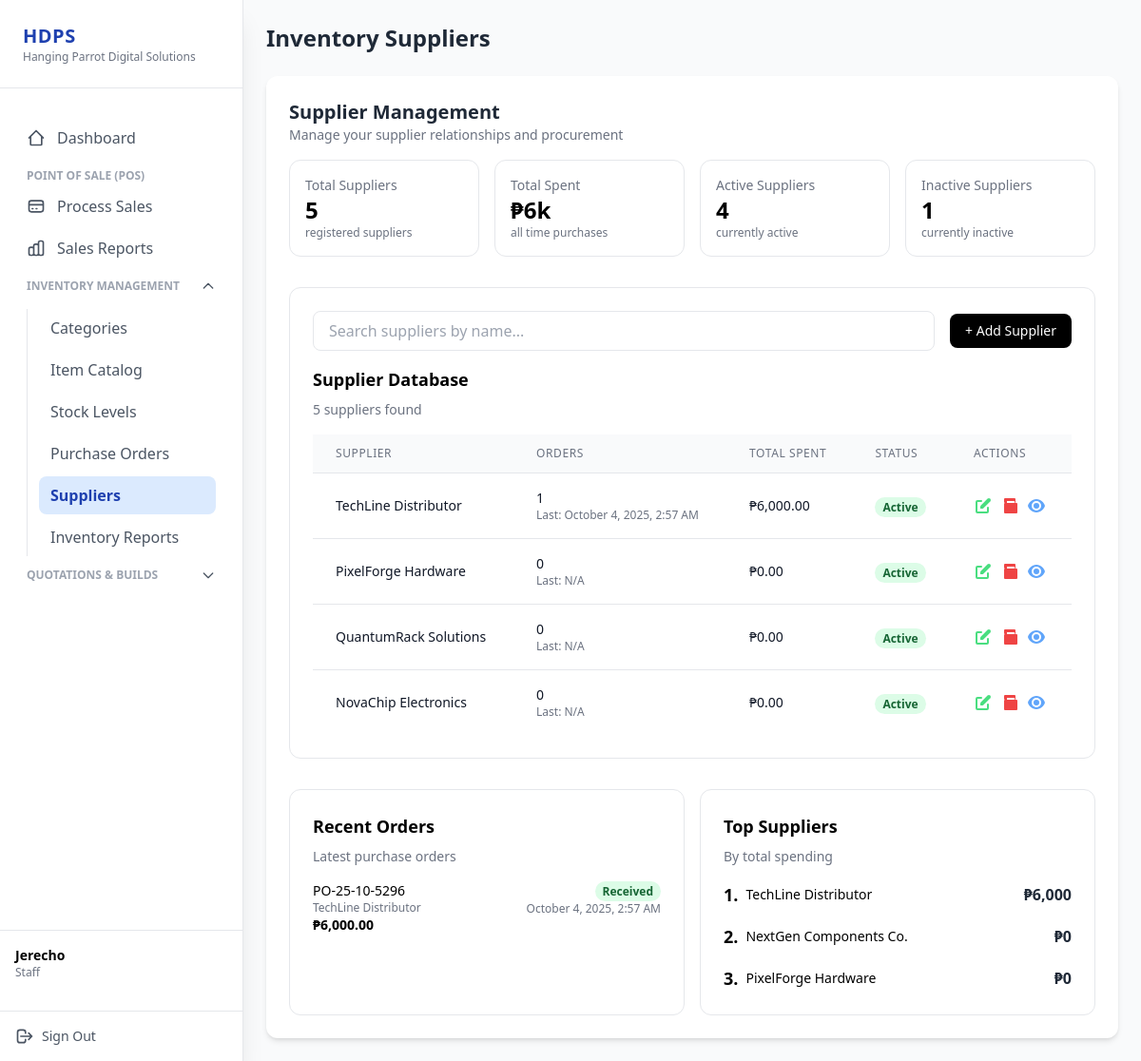
The page /suppliers.php (signed in) on the database as committed earlier.
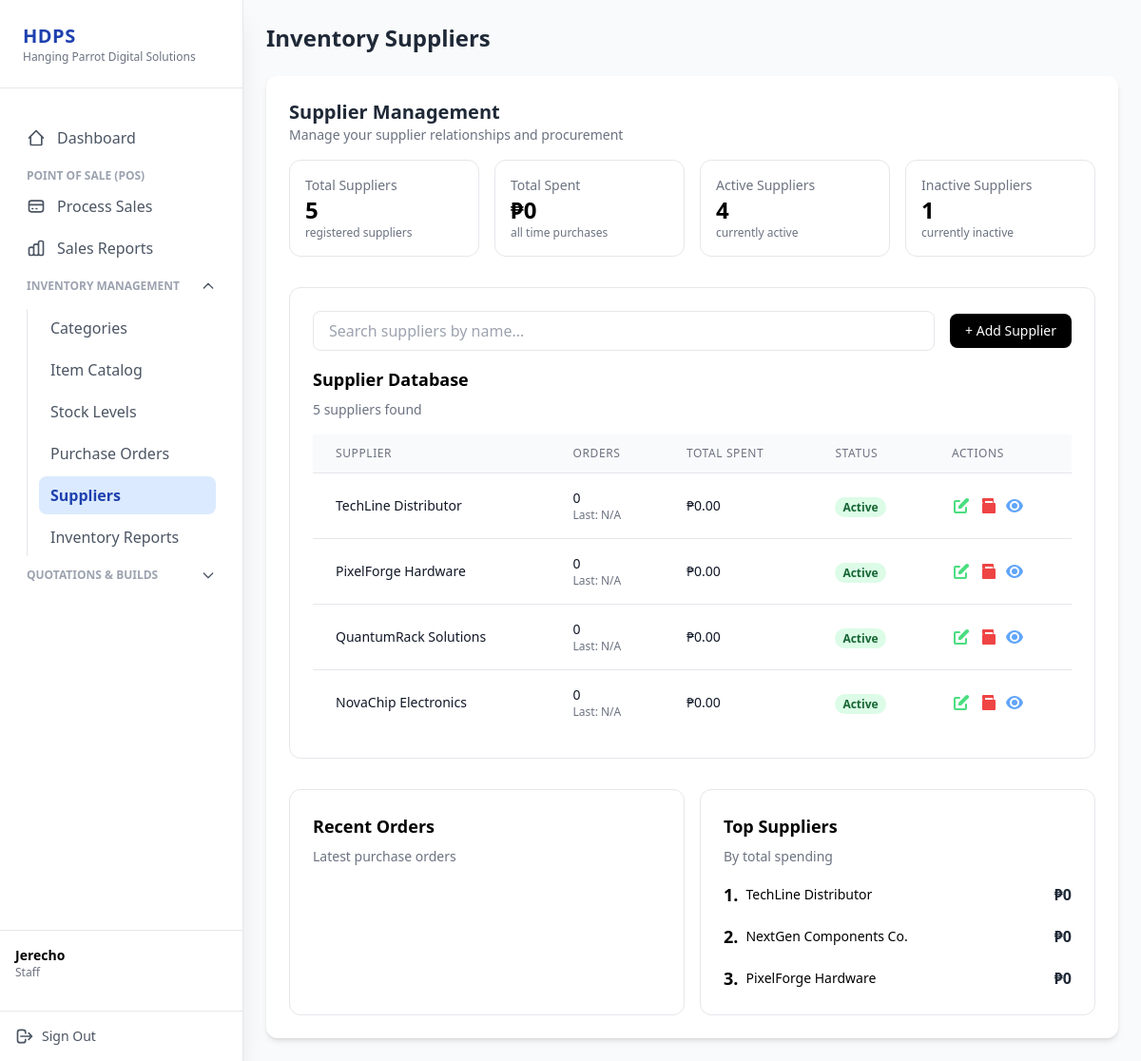
The same page on the database as committed later.
### tables this page shows
CREATE TABLE `suppliers` (
  `supplier_id` int(11) NOT NULL,
  `supplier_name` varchar(100) NOT NULL,
  `contact_number` varchar(20) DEFAULT NULL,
  `email` varchar(100) DEFAULT NULL,
  `status` tinyint(1) DEFAULT 1
);

CREATE TABLE `purchase_orders` (
  `purchase_order_id` int(11) NOT NULL,
  `po_number` varchar(80) NOT NULL,
  `supplier_id` int(11) NOT NULL,
  `grand_total` decimal(10,2) DEFAULT 0.00,
  `status` enum('Ordered','Received','Cancelled') DEFAULT 'Ordered',
  `date` datetime DEFAULT current_timestamp(),
  `created_by` int(11) NOT NULL,
  `is_active` tinyint(1) NOT NULL DEFAULT 1
);

### database/database.php (called while the page is built, shortened)
<?php
class Database
{
    private $serverName = ("mysql:host=localhost;dbname=computer_store");
    private $userName = ("root");
    private $userPass = ("");
    private $fetchDefault = array(PDO::ATTR_DEFAULT_FETCH_MODE => PDO::FETCH_ASSOC);
    protected $conn;
    public function conn()
    {
        if ($this->conn instanceof PDO) {
            return $this->conn;
        }
        try {
            $this->conn = new PDO(
                $this->serverName,
                $this->userName,
                $this->userPass,
                $this->fetchDefault
            );
            $this->conn->setAttribute(PDO::ATTR_ERRMODE, PDO::ERRMODE_EXCEPTION);
            return $this->conn;
        } catch (PDOException $e) {
            die("Database connection error: " . $e->getMessage());
        }
    }
    public function select_suppliers()
    {
        $sql = $this->conn()->prepare("
        SELECT
            s.*,
            COUNT(po.purchase_order_id) AS order_count,
            COALESCE(SUM(CASE WHEN po.status = 'Received' THEN po.grand_total ELSE 0 END), 0) AS total_spent,
            MAX(po.date) AS last_order_date
        FROM suppliers s
        LEFT JOIN purchase_orders po ON s.supplier_id = po.supplier_id
        GROUP BY s.supplier_id
    ");
        $sql->execute();
        $suppliers = $sql->fetchAll(PDO::FETCH_ASSOC);
        return $suppliers;
    }
    public function select_purchase_orders()
    {
        $sql = $this->conn()->prepare("
            SELECT
                po.*,
                s.supplier_name
            FROM
                purchase_orders po
            JOIN
                suppliers s ON po.supplier_id = s.supplier_id
        ");
        $sql->execute();
        $purchase_orders = $sql->fetchAll();
        return $purchase_orders;
    }
}
$database = new Database();

### suppliers.php (the view, shortened to what the changed rows need)
<?php
include "database/database.php";
$database->login_session();
$database->create_supplier();
$database->update_supplier();
$database->archive_supplier();
$suppliers = $database->select_suppliers();
$purchase_orders = $database->select_purchase_orders();
?>
<!DOCTYPE html>
<html lang="en">
<head>
  <script src="https://cdn.tailwindcss.com"></script>
</head>
<body class="bg-gray-50 flex">
  <?php include "sidebar.php"; ?>
  <main class="flex-1 ml-0 md:ml-64 p-6">
    <header class="mb-6">
      <h2 class="text-2xl font-bold text-gray-800">Inventory Suppliers</h2>
    </header>
    <section class="bg-white rounded-xl shadow-md p-6">
      <div class="grid grid-cols-1 sm:grid-cols-2 lg:grid-cols-4 gap-4 mb-8">
        <div class="bg-white border rounded-xl p-4 flex items-center justify-between">
          <div>
            <?php
            $grandTotal = array_sum(array_column($suppliers, 'total_spent'));
            ?>
            <?php
            function formatCompactCurrency($number)
            {
              if ($number >= 1_000_000_000) {
                return '₱' . round($number / 1_000_000_000, 1) . 'B';
              } elseif ($number >= 1_000_000) {
                return '₱' . round($number / 1_000_000, 1) . 'M';
              } elseif ($number >= 1_000) {
                return '₱' . round($number / 1_000, 1) . 'k';
              } else {
                return '₱' . number_format($number, 0);
              }
            }
            ?>
            <p class="text-sm text-gray-500">Total Spent</p>
            <h4 class="text-2xl font-bold"><?= formatCompactCurrency($grandTotal) ?></h4>
            <p class="text-xs text-gray-500">all time purchases</p>
          </div>
        </div>
            <?php
            $inactive_count = count(array_filter($suppliers, fn($sp) => $sp['status'] == 0));
            ?>
        <div class="bg-white border rounded-xl p-4 flex items-center justify-between">
          <div>
            <p class="text-sm text-gray-500">Inactive Suppliers</p>
            <h4 class="text-2xl font-bold"><?= $inactive_count ?></h4>
            <p class="text-xs text-gray-500">currently inactive</p>
          </div>
        </div>
      </div>
      <div class="grid grid-cols-1 gap-4">
        <div class="bg-white border rounded-xl p-6">
          <div class="overflow-x-auto">
            <table class="min-w-full divide-y divide-gray-200">
              <thead class="bg-gray-50">
                <tr>
                  <th scope="col"
                    class="px-6 py-3 text-left text-xs font-medium text-gray-500 uppercase tracking-wider">Supplier</th>
                  <th scope="col"
                    class="px-6 py-3 text-left text-xs font-medium text-gray-500 uppercase tracking-wider">Orders</th>
                  <th scope="col"
                    class="px-6 py-3 text-left text-xs font-medium text-gray-500 uppercase tracking-wider">Total Spent
                  </th>
                  <th scope="col"
                    class="px-6 py-3 text-left text-xs font-medium text-gray-500 uppercase tracking-wider">Status</th>
                  <th scope="col"
                    class="px-6 py-3 text-left text-xs font-medium text-gray-500 uppercase tracking-wider">Actions</th>
                </tr>
              </thead>
              <tbody class="bg-white divide-y divide-gray-200">
                <?php foreach ($suppliers as $sp): ?>
                <?php if($sp['status'] === 0) continue; ?>
                  <tr>
                    <td class="px-6 py-4 whitespace-nowrap">
                      <p class="text-sm font-medium text-gray-900"><?= $sp['supplier_name']; ?></p>
                    </td>
                    <td class="px-6 py-4 whitespace-nowrap text-sm text-gray-500">
                      <p class="text-gray-900 font-medium"><?= $sp['order_count'] ?></p>
                      <p class="text-xs">
                        Last:
                        <?= $sp['last_order_date'] ? date('F j, Y, g:i A', strtotime($sp['last_order_date'])) : 'N/A' ?>
                      </p>
                    </td>
                    <td class="px-6 py-4 whitespace-nowrap text-sm text-gray-500">
                      <p class="text-gray-900 font-medium">₱<?= number_format($sp['total_spent'], 2) ?></p>
                    </td>
                    <?php if ($sp['status'] == 1): ?>
                      <td class="px-6 py-4 whitespace-nowrap">
                        <span class="status-label bg-green-100 text-green-800">Active</span>
                      </td>
                    <?php elseif ($sp['status'] == 0): ?>
                      <td class="px-6 py-4 whitespace-nowrap">
                        <span class="status-label bg-red-100 text-red-800">Inactive</span>
                      </td>
                    <?php else: ?>
                      <td class="px-6 py-4 whitespace-nowrap">
                        <span class="status-label bg-red-100 text-red-800">Error</span>
                      </td>
                    <?php endif; ?>
                    <td class="px-6 py-4 whitespace-nowrap text-sm font-medium">
                      <div class="flex space-x-2">
                        <button class="text-green-400 hover:text-green-600 openEditSupplierModal"
                          data-id="<?= $sp['supplier_id'] ?>" data-name="<?= htmlspecialchars($sp['supplier_name']) ?>"
                          data-contact="<?= htmlspecialchars($sp['contact_number']) ?>"
                          data-email="<?= htmlspecialchars($sp['email']) ?>" data-status="<?= $sp['status'] ?>">
                        </button>
                        <button class="text-red-500 hover:text-red-700 openArchiveSupplierModal"
                          data-id="<?= $sp['supplier_id'] ?>" data-name="<?= htmlspecialchars($sp['supplier_name']) ?>"
                          title="Archive Supplier">
                          <svg xmlns="http://www.w3.org/2000/svg" class="h-5 w-5" viewBox="0 0 20 20" fill="currentColor">
                            <path fill-rule="evenodd"
                              d="M4 3a1 1 0 011-1h10a1 1 0 011 1v3a1 1 0 01-1 1H5a1 1 0 01-1-1V3zm3 4h10a1 1 0 011 1v9a1 1 0 01-1 1H5a1 1 0 01-1-1V8a1 1 0 011-1h10V5H7v3z"
                              clip-rule="evenodd" />
                          </svg>
                        </button>
                        <button class="text-blue-400 hover:text-blue-600 openViewSupplierModal"
                          data-id="<?= $sp['supplier_id'] ?>" data-name="<?= htmlspecialchars($sp['supplier_name']) ?>"
                          data-contact="<?= htmlspecialchars($sp['contact_number']) ?>"
                          data-email="<?= htmlspecialchars($sp['email']) ?>" data-status="<?= $sp['status'] ?>">
                          <svg xmlns="http://www.w3.org/2000/svg" class="h-5 w-5" viewBox="0 0 20 20" fill="currentColor">
                            <path
                              d="M10 3C5 3 1.73 7.11 1.05 10c.68 2.89 3.95 7 8.95 7s8.27-4.11 8.95-7c-.68-2.89-3.95-7-8.95-7zM10 15a5 5 0 110-10 5 5 0 010 10zm0-2a3 3 0 100-6 3 3 0 000 6z" />
                          </svg>
                        </button>
                      </div>
                    </td>
                  </tr>
                <?php endforeach; ?>
              </tbody>
            </table>
          </div>
        </div>
        <div class="grid grid-cols-1 md:grid-cols-2 gap-4 mt-4">
          <?php
          $recentOrders = array_filter($purchase_orders, function ($po) {
            return in_array($po['status'], ['Received', 'Ordered']);
          });
          $recentOrders = array_slice($recentOrders, 0, 3);
          ?>
          <div class="bg-white border rounded-xl p-6">
            <ul class="space-y-4 text-sm">
              <?php foreach ($recentOrders as $po): ?>
                <li class="flex justify-between items-start">
                  <div>
                    <p class="font-medium"><?= htmlspecialchars($po['po_number']); ?></p>
                    <p class="text-xs text-gray-500"><?= htmlspecialchars($po['supplier_name']); ?></p>
                    <p class="font-bold">₱<?= number_format($po['grand_total'], 2); ?></p>
                  </div>
                  <div class="text-right">
                    <?php if ($po['status'] === 'Received'): ?>
                      <span class="status-label bg-green-100 text-green-800"><?= $po['status']; ?></span>
                    <?php elseif ($po['status'] === 'Ordered'): ?>
                      <span class="status-label bg-blue-100 text-blue-800"><?= $po['status']; ?></span>
                    <?php endif; ?>
                    <p class="text-xs text-gray-500"><?= date('F j, Y, g:i A', strtotime($po['date'])); ?></p>
                  </div>
                </li>
              <?php endforeach; ?>
            </ul>
          </div>
          <?php
          usort($suppliers, function ($a, $b) {
            return $b['total_spent'] <=> $a['total_spent'];
          });
          ?>
          <div class="bg-white border rounded-xl p-6">
            <ul class="space-y-4">
              <?php foreach ($suppliers as $index => $sp): ?>
                <?php if ($index >= 3)
                  break; ?>
                <li class="flex justify-between items-center">
                  <div class="flex items-center space-x-2">
                    <span class="text-lg font-bold"><?= $index + 1; ?>.</span>
                    <p class="text-sm font-medium"><?= htmlspecialchars($sp['supplier_name']); ?></p>
                  </div>
                  <span class="font-bold text-gray-800">₱<?= number_format($sp['total_spent']); ?></span>
                </li>
              <?php endforeach; ?>
            </ul>
          </div>
        </div>
    </section>
  </main>
</body>
</html>

### sidebar.php (shortened to what the changed rows need)
<?php
$currentPage = basename($_SERVER['PHP_SELF']);
?>
<aside id="mobile-sidebar" class="bg-white w-64 space-y-4 flex flex-col h-screen fixed inset-y-0 left-0
           transform -translate-x-full md:translate-x-0
           transition duration-300 ease-in-out z-50 shadow-xl border-r">
    <div class="p-6 border-b">
        <div class="flex justify-between">
            <h1 class="text-xl font-extrabold text-blue-800 tracking-wide font-sans">HDPS</h1>
        </div>
    </div>
    <nav class="flex-1 p-4 space-y-1 overflow-y-auto">
        <div x-data="{ open: <?php echo in_array($currentPage, [
            'categories.php',
            'item_catalog.php',
            'stock_levels.php',
            'purchase_orders.php',
            'suppliers.php',
            'inventory_reports.php'
        ]) ? 'true' : 'false'; ?> }" class="px-3">
            <div x-show="open" x-collapse class="mt-2 space-y-1 pl-3 border-l border-gray-200">
                <?php
                $links = [
                    'categories.php' => 'Categories',
                    'item_catalog.php' => 'Item Catalog',
                    'stock_levels.php' => 'Stock Levels',
                    'purchase_orders.php' => 'Purchase Orders',
                    'suppliers.php' => 'Suppliers',
                    'inventory_reports.php' => 'Inventory Reports'
                ];
                foreach ($links as $file => $label) {
                    $isActive = ($currentPage == $file) ? 'bg-blue-100 text-blue-800 font-semibold' : 'text-gray-600 hover:bg-gray-100';
                    echo "
                <a href='$file'
                    class='flex items-center px-3 py-2 rounded-lg transition duration-150 ease-in-out $isActive'>
                    <span>$label</span>
                </a>
            ";
                }
                ?>
            </div>
        </div>
    </nav>
</aside>

Rows that differ between the two databases and show on the page:
removed purchase_orders: po_number "PO-25-10-5296", supplier.supplier_name "TechLine Distributor", grand_total "6,000.00", status "Received", date "October 4, 2025, 2:57 AM"
shown differently, row unchanged: suppliers "TechLine Distributor": order_count "1" → "0"; total_spent "6,000.00" → "0.00"; total_spent "6,000" → "0"; last_order_date "October 4, 2025, 2:57 AM" → (not shown); now shows "N/A"
Other text that changed with them:
formatCompactCurrency($grandTotal): "₱6k" → "₱0"
